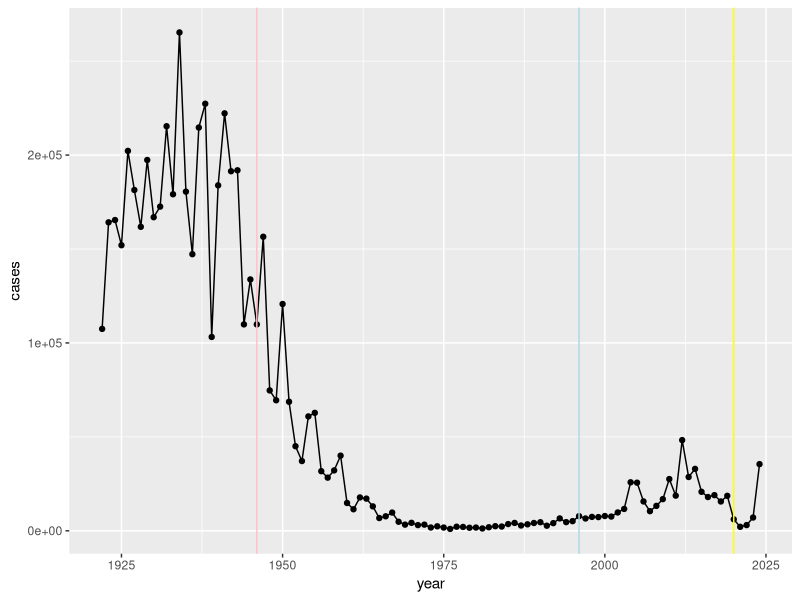

Write R code to recreate this figure. (Note: this script raises an error after producing the figure.)
## ---- chunk 1
cdc <- data.frame(
                          year = c(1922L,
                                   1923L,1924L,1925L,1926L,1927L,1928L,
                                   1929L,1930L,1931L,1932L,1933L,1934L,1935L,
                                   1936L,1937L,1938L,1939L,1940L,1941L,
                                   1942L,1943L,1944L,1945L,1946L,1947L,1948L,
                                   1949L,1950L,1951L,1952L,1953L,1954L,
                                   1955L,1956L,1957L,1958L,1959L,1960L,
                                   1961L,1962L,1963L,1964L,1965L,1966L,1967L,
                                   1968L,1969L,1970L,1971L,1972L,1973L,
                                   1974L,1975L,1976L,1977L,1978L,1979L,1980L,
                                   1981L,1982L,1983L,1984L,1985L,1986L,
                                   1987L,1988L,1989L,1990L,1991L,1992L,1993L,
                                   1994L,1995L,1996L,1997L,1998L,1999L,
                                   2000L,2001L,2002L,2003L,2004L,2005L,
                                   2006L,2007L,2008L,2009L,2010L,2011L,2012L,
                                   2013L,2014L,2015L,2016L,2017L,2018L,
                                   2019L,2020L,2021L,2022L,2023L,2024L),
  cases = c(107473,
                                   164191,165418,152003,202210,181411,
                                   161799,197371,166914,172559,215343,179135,
                                   265269,180518,147237,214652,227319,103188,
                                   183866,222202,191383,191890,109873,
                                   133792,109860,156517,74715,69479,120718,
                                   68687,45030,37129,60886,62786,31732,28295,
                                   32148,40005,14809,11468,17749,17135,
                                   13005,6799,7717,9718,4810,3285,4249,
                                   3036,3287,1759,2402,1738,1010,2177,2063,
                                   1623,1730,1248,1895,2463,2276,3589,
                                   4195,2823,3450,4157,4570,2719,4083,6586,
                                   4617,5137,7796,6564,7405,7298,7867,
                                   7580,9771,11647,25827,25616,15632,10454,
                                   13278,16858,27550,18719,48277,28639,
                                   32971,20762,17972,18975,15609,18617,6124,
                                   2116,3044,7063,35493)
)

## ---- chunk 2
library(ggplot2)

cases <- ggplot(cdc) +
  aes(year, cases) +
  geom_point() +
  geom_line()
## ---- chunk 3
cases +
  geom_vline(xintercept = 1946, col="pink") +
  geom_vline(xintercept = 1996, col="lightblue") +
  geom_vline(xintercept = 2020, col="yellow")
## ---- chunk 4
library(jsonlite)

subject <- read_json("http://www.cmi-pb.org/api/v5_1/subject",
                     simplifyVector = TRUE)

head(subject)
## ---- chunk 5
nrow(subject)
## ---- chunk 6
table(subject$infancy_vac)
## ---- chunk 7
table(subject$biological_sex)
## ---- chunk 8
table(subject$race, subject$biological_sex)
## ---- chunk 9
specimen <- read_json("http://cmi-pb.org/api/v5_1/specimen",
                      simplifyVector = TRUE)

ab_data <- read_json("http://cmi-pb.org/api/v5_1/plasma_ab_titer",
                     simplifyVector = TRUE)
## ---- chunk 10
head(specimen)
## ---- chunk 11
library(dplyr)

meta <- inner_join(subject, specimen)

head(meta)
## ---- chunk 12
head(ab_data)
## ---- chunk 13
abdata <- inner_join(ab_data, meta)

head(abdata)
## ---- chunk 14
dim(abdata)
## ---- chunk 15
table(abdata$isotype)
## ---- chunk 16
table(abdata$antigen)
## ---- chunk 17
ggplot(abdata) +
  aes(MFI, antigen) +
  geom_boxplot()
## ---- chunk 18
ggplot(abdata) +
  aes(MFI, antigen, col=infancy_vac) +
  geom_boxplot()
## ---- chunk 19
ggplot(abdata) +
  aes(MFI, antigen) +
  geom_boxplot() +
  facet_wrap(~infancy_vac)
## ---- chunk 20
igg <- abdata |> filter(isotype == "IgG")
head(igg)
## ---- chunk 21
ggplot(igg) +
  aes(MFI_normalised, antigen, col=infancy_vac) +
  geom_boxplot() +
  facet_wrap(~visit)
## ---- chunk 22
table(igg$dataset)
## ---- chunk 23
pt_igg <- abdata |>
  filter(isotype=="IgG",
         antigen=="PT",
         dataset=="2021_dataset")
## ---- chunk 24
dim(pt_igg)
## ---- chunk 25
ggplot(pt_igg)+
  aes(actual_day_relative_to_boost,
      MFI_normalised,
      col=infancy_vac,
      group=subject_id) +
  geom_point() +
  geom_line() +
  theme_bw() +
  geom_vline(xintercept=0) +
  geom_vline(xintercept=14)
